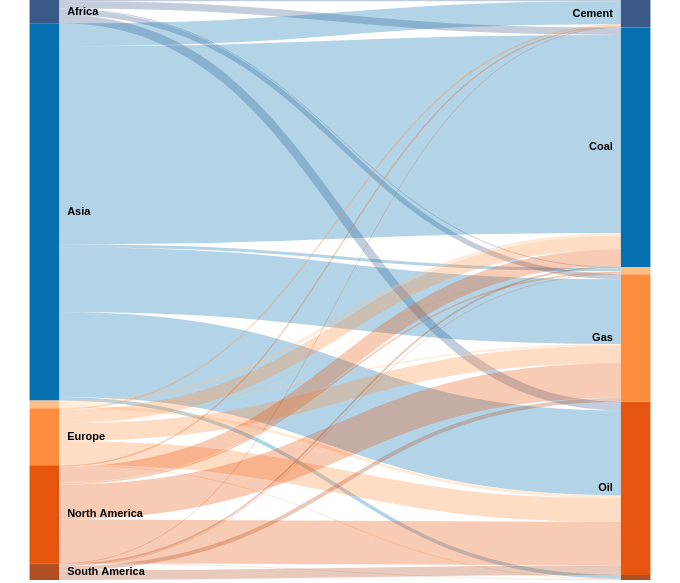

Here is the Vega-Lite specification saved for this chart:
### Vega specification from a JSON file in a GitHub repository (floating-point values rounded to 4 significant figures)
{"$schema": "https://vega.github.io/schema/vega/v5.0.json", "width": 680, "height": 580, "data": [{"name": "emission_types", "values": {"aggregations": {"table": {"buckets": [{"key": {"stk1": "Africa", "stk2": "Coal"}, "doc_count": 428.1}, {"key": {"stk1": "Africa", "stk2": "Oil"}, "doc_count": 513.1}, {"key": {"stk1": "Africa", "stk2": "Gas"}, "doc_count": 305.2}, {"key": {"stk1": "Africa", "stk2": "Cement"}, "doc_count": 78.55}, {"key": {"stk1": "Africa", "stk2": "Flaring"}, "doc_count": 54.33}, {"key": {"stk1": "Asia", "stk2": "Coal"}, "doc_count": 11720.0}, {"key": {"stk1": "Asia", "stk2": "Oil"}, "doc_count": 5023.0}, {"key": {"stk1": "Asia", "stk2": "Gas"}, "doc_count": 3833.0}, {"key": {"stk1": "Asia", "stk2": "Cement"}, "doc_count": 1352.0}, {"key": {"stk1": "Asia", "stk2": "Flaring"}, "doc_count": 175.1}, {"key": {"stk1": "Asia", "stk2": "Other"}, "doc_count": 216.8}, {"key": {"stk1": "Australia", "stk2": "Coal"}, "doc_count": 164.5}, {"key": {"stk1": "Australia", "stk2": "Oil"}, "doc_count": 168.8}, {"key": {"stk1": "Australia", "stk2": "Gas"}, "doc_count": 93.15}, {"key": {"stk1": "Australia", "stk2": "Cement"}, "doc_count": 3.229}, {"key": {"stk1": "Australia", "stk2": "Flaring"}, "doc_count": 18.16}, {"key": {"stk1": "Australia", "stk2": "Other"}, "doc_count": 4.308}, {"key": {"stk1": "Europe", "stk2": "Coal"}, "doc_count": 799.9}, {"key": {"stk1": "Europe", "stk2": "Oil"}, "doc_count": 1401.0}, {"key": {"stk1": "Europe", "stk2": "Gas"}, "doc_count": 1025.0}, {"key": {"stk1": "Europe", "stk2": "Cement"}, "doc_count": 85.63}, {"key": {"stk1": "Europe", "stk2": "Flaring"}, "doc_count": 25.74}, {"key": {"stk1": "Europe", "stk2": "Other"}, "doc_count": 41.46}, {"key": {"stk1": "North America", "stk2": "Coal"}, "doc_count": 958.6}, {"key": {"stk1": "North America", "stk2": "Oil"}, "doc_count": 2582.0}, {"key": {"stk1": "North America", "stk2": "Gas"}, "doc_count": 2064.0}, {"key": {"stk1": "North America", "stk2": "Cement"}, "doc_count": 75.72}, {"key": {"stk1": "North America", "stk2": "Flaring"}, "doc_count": 95.12}, {"key": {"stk1": "North America", "stk2": "Other"}, "doc_count": 27.38}, {"key": {"stk1": "South America", "stk2": "Coal"}, "doc_count": 102.8}, {"key": {"stk1": "South America", "stk2": "Oil"}, "doc_count": 554.5}, {"key": {"stk1": "South America", "stk2": "Gas"}, "doc_count": 236.1}, {"key": {"stk1": "South America", "stk2": "Cement"}, "doc_count": 42.35}, {"key": {"stk1": "South America", "stk2": "Flaring"}, "doc_count": 39.12}, {"key": {"stk1": "South America", "stk2": "Other"}, "doc_count": 6.392}]}}}, "format": {"property": "aggregations.table.buckets"}, "transform": [{"type": "formula", "expr": "datum.key.stk1", "as": "stk1"}, {"type": "formula", "expr": "datum.key.stk2", "as": "stk2"}, {"type": "formula", "expr": "datum.doc_count", "as": "size"}]}, {"name": "nodes", "source": "emission_types", "transform": [{"type": "filter", "expr": "!groupSelector || groupSelector.stk1 == datum.stk1 || groupSelector.stk2 == datum.stk2"}, {"type": "formula", "expr": "datum.stk1+datum.stk2", "as": "key"}, {"type": "fold", "fields": ["stk1", "stk2"], "as": ["stack", "grpId"]}, {"type": "formula", "expr": "datum.stack == 'stk1' ? datum.stk1+' '+datum.stk2 : datum.stk2+' '+datum.stk1", "as": "sortField"}, {"type": "stack", "groupby": ["stack"], "sort": {"field": "sortField", "order": "descending"}, "field": "size"}, {"type": "formula", "expr": "(datum.y0+datum.y1)/2", "as": "yc"}]}, {"name": "groups", "source": "nodes", "transform": [{"type": "aggregate", "groupby": ["stack", "grpId"], "fields": ["size"], "ops": ["sum"], "as": ["total"]}, {"type": "stack", "groupby": ["stack"], "sort": {"field": "grpId", "order": "descending"}, "field": "total"}, {"type": "formula", "expr": "scale('y', datum.y0)", "as": "scaledY0"}, {"type": "formula", "expr": "scale('y', datum.y1)", "as": "scaledY1"}, {"type": "formula", "expr": "datum.stack == 'stk1'", "as": "rightLabel"}, {"type": "formula", "expr": "datum.total/domain('y')[1]", "as": "percentage"}]}, {"name": "destinationNodes", "source": "nodes", "transform": [{"type": "filter", "expr": "datum.stack == 'stk2'"}]}, {"name": "edges", "source": "nodes", "transform": [{"type": "filter", "expr": "datum.stack == 'stk1'"}, {"type": "lookup", "from": "destinationNodes", "key": "key", "fields": ["key"], "as": ["target"]}, {"type": "linkpath", "orient": "horizontal", "shape": "diagonal", "sourceY": {"expr": "scale('y', datum.yc)"}, "sourceX": {"expr": "scale('x', 'stk1') + bandwidth('x')"}, "targetY": {"expr": "scale('y', datum.target.yc)"}, "targetX": {"expr": "scale('x', 'stk2')"}}, {"type": "formula", "expr": "range('y')[0]-scale('y', datum.size)", "as": "strokeWidth"}, {"type": "formula", "expr": "datum.size/domain('y')[1]", "as": "percentage"}]}], "scales": [{"name": "x", "type": "band", "range": "width", "domain": ["stk1", "stk2"], "paddingOuter": 0.05, "paddingInner": 0.95}, {"name": "y", "type": "linear", "range": "height", "domain": {"data": "nodes", "field": "y1"}}, {"name": "color", "type": "ordinal", "range": ["#395989", "#0570b0", "#fdbe85", "#fd8d3c", "#e6550d", "#b14f22", "#0570b0", "#e6550d", "#fd8d3c", "#395989", "#fdbe85", "#b14f22"], "domain": {"data": "emission_types", "fields": ["stk1", "stk2"]}}, {"name": "stackNames", "type": "ordinal", "range": ["Source", "Destination"], "domain": ["stk1", "stk2"]}], "marks": [{"type": "path", "name": "edgeMark", "from": {"data": "edges"}, "clip": true, "encode": {"update": {"stroke": [{"test": "groupSelector && groupSelector.stack=='stk1'", "scale": "color", "field": "stk2"}, {"scale": "color", "field": "stk1"}], "strokeWidth": {"field": "strokeWidth"}, "path": {"field": "path"}, "strokeOpacity": {"signal": "!groupSelector && (groupHover.stk1 == datum.stk1 || groupHover.stk2 == datum.stk2) ? 0.9 : 0.3"}, "zindex": {"signal": "!groupSelector && (groupHover.stk1 == datum.stk1 || groupHover.stk2 == datum.stk2) ? 1 : 0"}, "tooltip": {"signal": "datum.stk1 + ' → ' + datum.stk2 + '    ' + format(datum.size, ',.0f') + '   (' + format(datum.percentage, '.1%') + ')'"}}, "hover": {"strokeOpacity": {"value": 1}}}}, {"type": "rect", "name": "groupMark", "from": {"data": "groups"}, "encode": {"enter": {"fill": {"scale": "color", "field": "grpId"}, "width": {"scale": "x", "band": 1}}, "update": {"x": {"scale": "x", "field": "stack"}, "y": {"field": "scaledY0"}, "y2": {"field": "scaledY1"}, "fillOpacity": {"value": 1}, "tooltip": {"signal": "datum.grpId + '   ' + format(datum.total, ',.0f') + '   (' + format(datum.percentage, '.1%') + ')'"}}, "hover": {"fillOpacity": {"value": 1}}}}, {"type": "text", "from": {"data": "groups"}, "interactive": false, "encode": {"update": {"x": {"signal": "scale('x', datum.stack) + (datum.rightLabel ? bandwidth('x') + 8 : -8)"}, "yc": {"signal": "(datum.scaledY0 + datum.scaledY1)/2"}, "align": {"signal": "datum.rightLabel ? 'left' : 'right'"}, "baseline": {"value": "middle"}, "fontWeight": {"value": "bold"}, "text": {"signal": "abs(datum.scaledY0-datum.scaledY1) > 13 ? datum.grpId : ''"}}}}, {"type": "group", "data": [{"name": "dataForShowAll", "values": [{}], "transform": [{"type": "filter", "expr": "groupSelector"}]}], "encode": {"enter": {"xc": {"signal": "width/2"}, "y": {"value": 30}, "width": {"value": 80}, "height": {"value": 30}}}, "marks": [{"type": "group", "name": "groupReset", "from": {"data": "dataForShowAll"}, "encode": {"enter": {"cornerRadius": {"value": 6}, "fill": {"value": "#f5f5f5"}, "stroke": {"value": "#c1c1c1"}, "strokeWidth": {"value": 2}, "height": {"field": {"group": "height"}}, "width": {"field": {"group": "width"}}}, "update": {"opacity": {"value": 1}}, "hover": {"opacity": {"value": 1}}}, "marks": [{"type": "text", "interactive": false, "encode": {"enter": {"xc": {"field": {"group": "width"}, "mult": 0.5}, "yc": {"field": {"group": "height"}, "mult": 0.5, "offset": -2}, "align": {"value": "center"}, "baseline": {"value": "middle"}, "fontWeight": {"value": "bold"}, "text": {"value": "Show All"}}}}]}]}], "signals": [{"name": "groupHover", "value": {}, "on": [{"events": "@groupMark:mouseover", "update": "{stk1:datum.stack=='stk1' && datum.grpId, stk2:datum.stack=='stk2' && datum.grpId}"}, {"events": "mouseout", "update": "{}"}]}, {"name": "groupSelector", "value": false, "on": [{"events": "@groupMark:click!", "update": "{stack:datum.stack, stk1:datum.stack=='stk1' && datum.grpId, stk2:datum.stack=='stk2' && datum.grpId}"}, {"events": [{"type": "click", "markname": "groupReset"}, {"type": "dblclick"}], "update": "false"}]}]}
